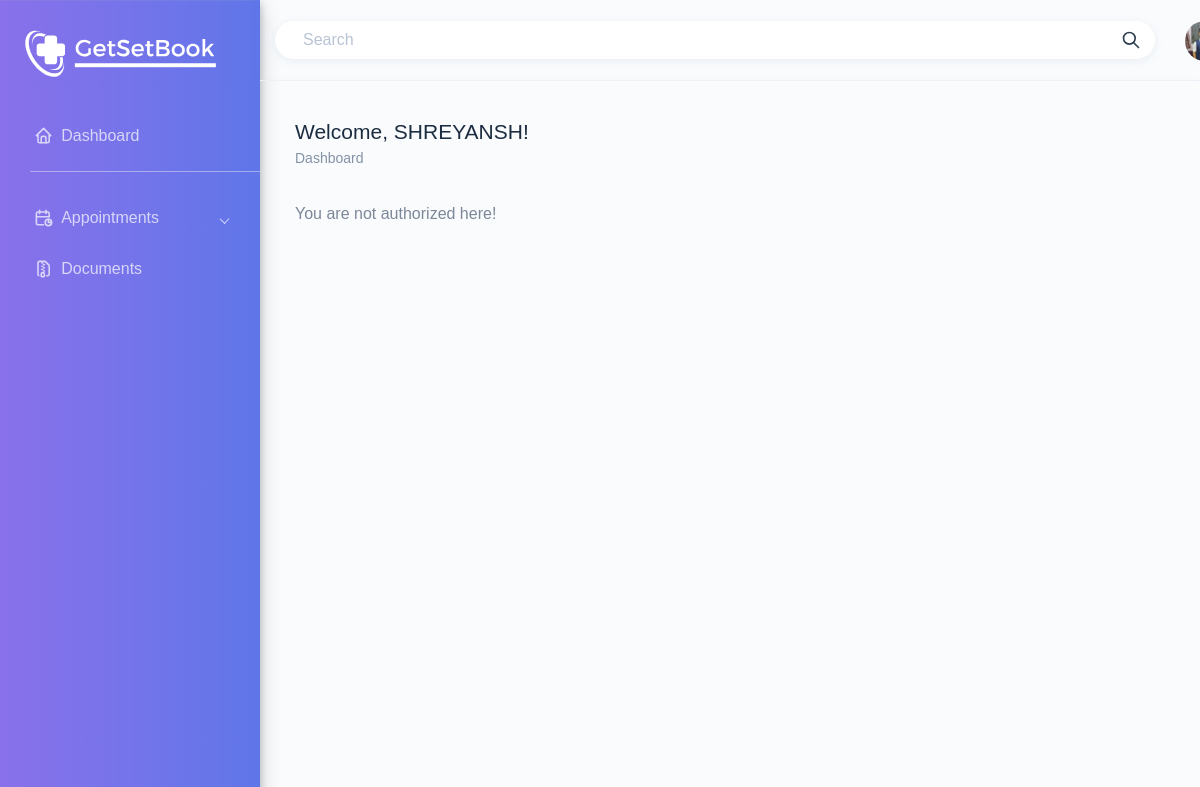
/adminHome/ (signed in), run on the app's committed database.
### account_app/models.py (models this page shows)
class User(AbstractUser):
    header_image = models.ImageField(null=True, blank=True, upload_to='profilePic/')
    middle_name = models.CharField(max_length=100, default='')
    date_of_birth = models.DateField(null=True,blank=True)
    contact_no = models.CharField(max_length=16)
    is_patient = models.BooleanField(default=False)
    is_doctor = models.BooleanField(default=False)
    is_admin = models.BooleanField(default=False)
    gender = models.CharField(max_length=10,default='None')
    def calculateAge(self):
        today = datetime.date.today()
        try:
            birthday = self.date_of_birth.replace(year=today.year)
        except ValueError:
            birthday = self.date_of_birth.replace(year=today.year,
                                    month=self.date_of_birth.month + 1, day=1)
        if birthday > today:
            return today.year - self.date_of_birth.year - 1
        else:
            return today.year - self.date_of_birth.year

### admin_app/views.py (the view)
# urls.py: path('',views.adminHome,name="adminHome"),
@login_required
def adminHome(request):
        return render(request,"adminHome.html", context = {'head_doc':head_doc,'head_spl':head_spl})

### admin_app/templates/adminHome.html (shortened to what this page needs)
{% extends "base.html" %}
        {% block breadCrumb %}
            <div class="page-breadcrumb" style="margin-top: -72px;">
                <div class="row">
                    <div class="col-7 align-self-center">
                        <h3 class="page-title text-truncate text-dark font-weight-medium mb-1">Welcome, {{ user.username.upper }}!</h3>
                        <div class="d-flex align-items-center">
                            <nav aria-label="breadcrumb">
                                <ol class="breadcrumb m-0 p-0">
                                    <li class="breadcrumb-item"><a href="{% if user.is_doctor %}
                                                                            {% url 'doctorHome' user.id %}
                                                                        {% elif user.is_patient %}
                                                                            {% url 'patientHome' %}
                                                                        {% else %}
                                                                            {% url 'adminHome' %}
                                                                        {% endif %}">
                                            Dashboard</a>
                                    </li>
                                </ol>
                            </nav>
                        </div>
                    </div>
                </div>
            </div>
        {% endblock breadCrumb %}
        {% block context %}
                <div class="container-fluid">
                {% if user.is_admin %}
                            <div class="row">
                                <div class="col-lg-4 col-md-12">
                                    <div class="card">
                                        <a href="{% url 'addCategory' %}">
                                        <div class="card-body">
                                            <h4 class="card-title" style="margin-top: 10px;">Add Specialisation</h4>
                                        </div>
                                        </a>
                                    </div>
                                </div>
                                <div class="col-lg-4 col-md-12">
                                    <div class="card">
                                        <a href="{% url 'updateList' %}">
                                        <div class="card-body">
                                               <h4 class="card-title" style="margin-top: 10px;">Update Specialisation</h4>
                                        </div>
                                        </a>
                                    </div>
                                </div>
                            {% if user.is_staff %}
                                <div class="col-lg-4 col-md-12">
                                    <div class="card">
                                        <a href="{% url 'AdminRegistration' %}">
                                        <div class="card-body">
                                            <h4 class="card-title" style="margin-top: 10px;" >Add Admin</h4>
                                        </div>
                                        </a>
                                    </div>
                                </div>
                            {% endif %}
                            </div>
                {% else %}
                    <h5>You are not authorized here!</h5>
                {% endif %}
                </div>
            {% endblock context %}

### admin_app/templates/base.html (shortened to what this page needs)
{% load static %}
<!DOCTYPE html>
<html dir="ltr" lang="en">
<head>
    <link href="{% static 'css/stylemin2.css' %}" rel="stylesheet">
    <link href="http://ajax.googleapis.com/ajax/libs/jqueryui/1.8.16/themes/ui-lightness/jquery-ui.css"
        rel="stylesheet" type="text/css" />
</head>
    <body>
        <div id="main-wrapper" data-theme="light" data-layout="vertical" data-navbarbg="skin6" data-sidebartype="full"
            data-sidebar-position="fixed" data-header-position="fixed" data-boxed-layout="full">
            <header class="topbar" data-navbarbg="skin6">
                <nav class="navbar top-navbar navbar-expand-md">
                    <div class="navbar-header" data-logobg="skin6">
                        <div class="navbar-brand">
                            <a href="{% if user.is_doctor %}
                                        {% url 'doctorHome' user.id %}
                                        {% elif user.is_patient %}
                                        {% url 'patientHome' %}
                                        {% else %}
                                        {% url 'adminHome' %}
                                        {% endif %}">
                                <b class="logo-icon" style="margin-left:-10px;">
                                    <img src="{% static 'logo/website_logo2.svg' %}" alt="homepage" style="margin-top:22px;margin-left:0;width: 200px;"/>
                                </b>
                            </a>
                        </div>
                    </div>
                    <div class="navbar-collapse collapse" id="navbarSupportedContent">
                        <ul class="navbar-nav float-right">
                            {% if not user.is_doctor %}
                            <li class="nav-item d-none d-md-block">
                                <a class="nav-link" href="javascript:void(0)">
                                    <form action="{% if user.is_admin %}
                                        {% url 'adminSearch' %}
                                        {% elif user.is_patient %}
                                        {% url 'getResult' %}
                                        {% endif %}"  method="post">
                                        <div class="customize-input">
                                            <input class="form-control custom-shadow custom-radius border-0 bg-white"
                                                type="text" name="tags" id="tags" placeholder="Search" aria-label="Search" style="width: 880px;">
                                        </div>
                                    </form>
                                </a>
                            </li>
                            {% endif %}
                            <li class="nav-item dropdown" style="margin-left: {% if user.is_doctor %}910px{% else %}0{% endif %}">
                                <a class="nav-link dropdown-toggle" href="javascript:void(0)" data-toggle="dropdown"
                                    aria-haspopup="true" aria-expanded="false">
                                    <img src="{% if user.header_image %}
                                            {{ user.header_image.url }}
                                            {% else %}
                                            {% static 'images/defaultpic.jpg' %}
                                            {% endif %}" alt="user" class="rounded-circle"
                                        width="40" height="40">
                                </a>
                            </li>
                        </ul>
                    </div>
                </nav>
            </header>
            <aside class="left-sidebar" data-sidebarbg="skin6">
                <div class="scroll-sidebar" data-sidebarbg="skin6">
                    <nav class="sidebar-nav">
                        <ul id="sidebarnav">
                            <li class="sidebar-item"> <a class="sidebar-link" href="{% if user.is_doctor %}
                                                                                            {% url 'doctorHome' user.id %}
                                                                                            {% elif user.is_patient %}
                                                                                            {% url 'patientHome' %}
                                                                                            {% else %}
                                                                                            {% url 'adminHome' %}
                                                                                            {% endif %}"
                                aria-expanded="false">
                            <span class="hide-menu">Dashboard</span></a></li>
                        <li class="list-divider" style="color: #fff"></li>
                        {% if user.is_authenticated %}
                             {% if user.is_doctor %}
                                    <li class="sidebar-item"> <a class="sidebar-link has-arrow" href="javascript:void(0)"
                                    aria-expanded="false">
                                    <svg xmlns="http://www.w3.org/2000/svg" class="icon icon-tabler icon-tabler-calendar-stats svg-icon mr-2 ml-1" width="24" height="24" viewBox="0 0 24 24" stroke-width="2" stroke="currentColor" fill="none" stroke-linecap="round" stroke-linejoin="round">
                                    <path stroke="none" d="M0 0h24v24H0z" fill="none"/>
                                    <path d="M11.795 21h-6.795a2 2 0 0 1 -2 -2v-12a2 2 0 0 1 2 -2h12a2 2 0 0 1 2 2v4" />
                                    <path d="M18 14v4h4" />
                                    <circle cx="18" cy="18" r="4" />
                                    <path d="M15 3v4" />
                                    <path d="M7 3v4" />
                                    <path d="M3 11h16" />
                                    </svg>
                                    <span class="hide-menu">Appointments </span></a>
                                    <ul aria-expanded="false" class="collapse  first-level base-level-line">
                                        <li class="sidebar-item"><a href="{% url 'docUpcomingApp' user.id %}" class="sidebar-link"><span
                                                    class="hide-menu"> Upcoming
                                                </span></a>
                                        </li>
                                        <li class="sidebar-item"><a href="{% url 'docCancelledApp' user.id %}" class="sidebar-link"><span
                                                    class="hide-menu"> Cancelled
                                                </span></a>
                                        </li>
                                        <li class="sidebar-item"><a href="{% url 'docHistoryApp' user.id %}" class="sidebar-link"><span
                                                    class="hide-menu"> History
                                                </span></a>
                                        </li>
                                    </ul>
                                </li>
                                <li class="sidebar-item"> <a class="sidebar-link sidebar-link" href="{% url 'docReviews' user.id %}"
                                        aria-expanded="false">
                                    <svg xmlns="http://www.w3.org/2000/svg" class="icon icon-tabler icon-tabler-file-like svg-icon mr-2 ml-" width="24" height="24" viewBox="0 0 24 24" stroke-width="2" stroke="currentColor" fill="none" stroke-linecap="round" stroke-linejoin="round">
                                    <path stroke="none" d="M0 0h24v24H0z" fill="none"/>
                                    <rect x="3" y="16" width="3" height="5" rx="1" />
                                    <path d="M6 20a1 1 0 0 0 1 1h3.756a1 1 0 0 0 .958 -.713l1.2 -3c.09 -.303 .133 -.63 -.056 -.884c-.188 -.254 -.542 -.403 -.858 -.403h-2v-2.467a1.1 1.1 0 0 0 -2.015 -.61l-1.985 3.077v4z" />
                                    <path d="M14 3v4a1 1 0 0 0 1 1h4" />
                                    <path d="M5 12.1v-7.1a2 2 0 0 1 2 -2h7l5 5v11a2 2 0 0 1 -2 2h-2.3" />
                                    </svg>
                                    <span class="hide-menu">Reviews</span></a>
                                </li>
                             {% elif user.is_patient %}
                                 <li class="sidebar-item"> <a class="sidebar-link has-arrow" href="javascript:void(0)"
                                    aria-expanded="false">
                                    <span class="hide-menu">Appointments </span></a>
                                </li>
                                <li class="sidebar-item"> <a class="sidebar-link sidebar-link" href="{% url 'documentUpload' user.id %}"
                                    aria-expanded="false">
                                <span class="hide-menu">Documents</span></a></li>
                            {% endif %}
                        {% endif %}
                        </ul>
                    </nav>
                </div>
            </aside>
            <div class="page-wrapper">
                {% block breadCrumb %}
                {% endblock breadCrumb %}
                {% block context %}
                {% endblock context %}
            </div>
        </div>
    </body>
</html>

### data on the page
User: header_image (picture), username "SHREYANSH"
